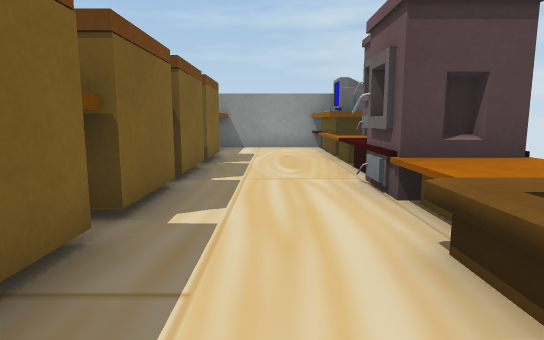
[1] (above)

13 first-person views from a walk through a 3-D level made in the Unity game engine. The camera is 0.51 m above the floor, tilts 8° down and sees 75° across. The floor is counted in squares, 0.5 m on a side. Each view is taken from the middle of a square. On the plan, view 1 faces up. The plan holds only what a view shows up to about 13 squares ahead; the rest is blank. Some surface patterns are stand-ins.

[2]
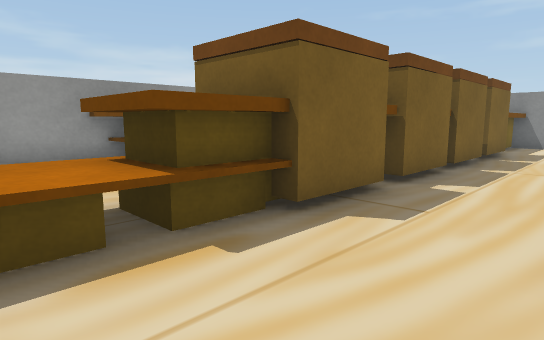

[3]
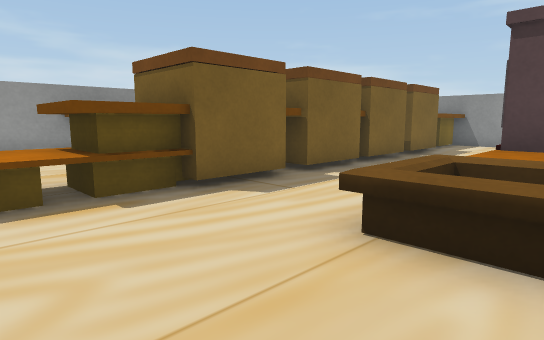

[4]
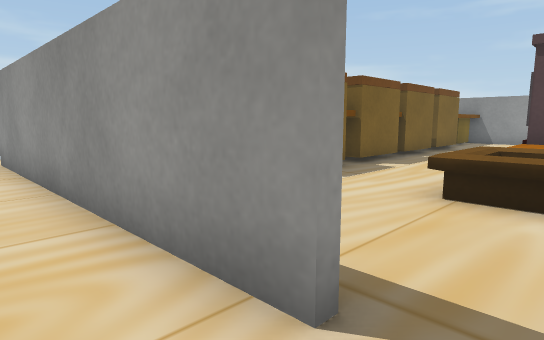

[5]
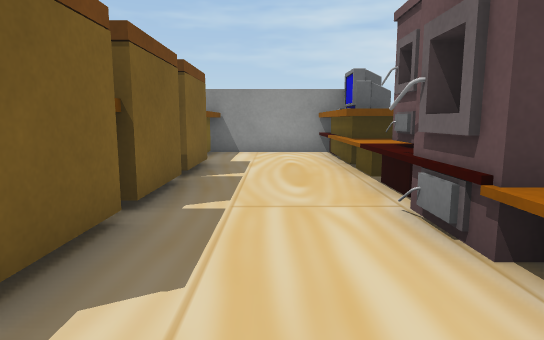

[6]
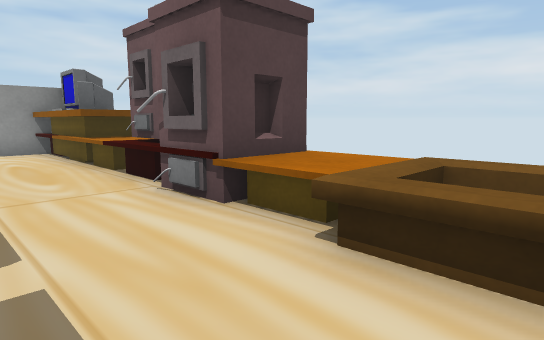

[7]
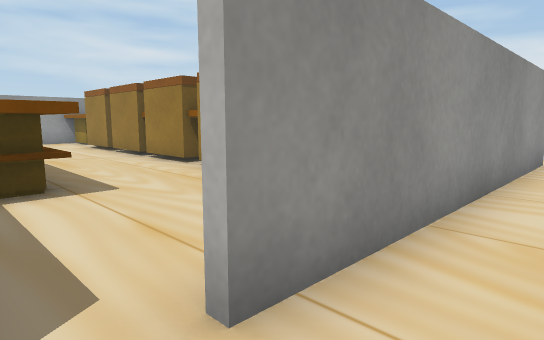

[8]
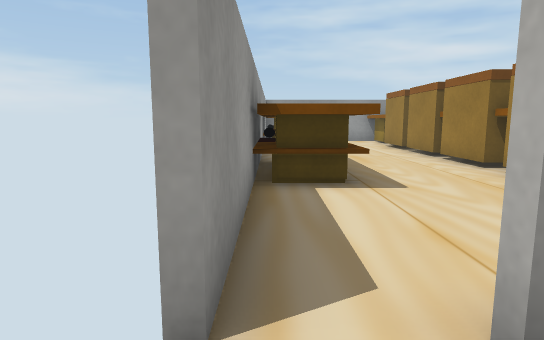

[9]
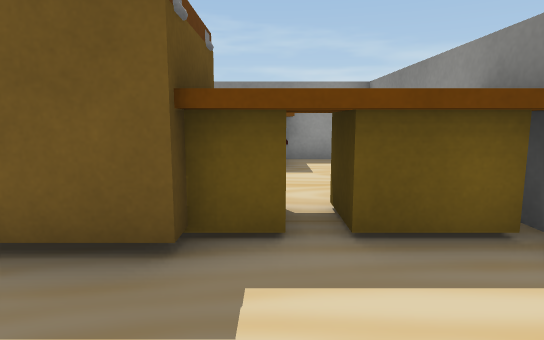

[10]
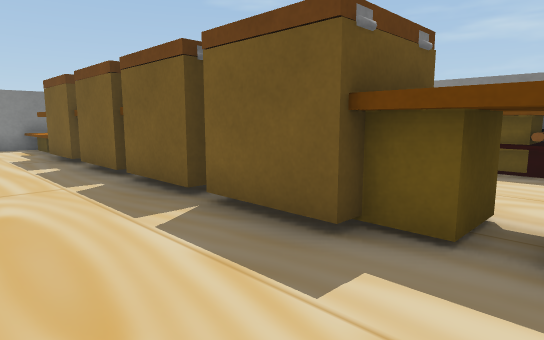

[11]
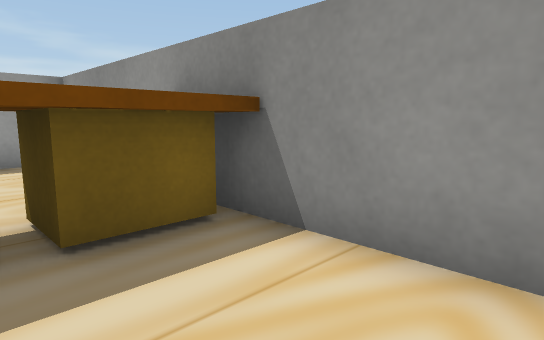

[12]
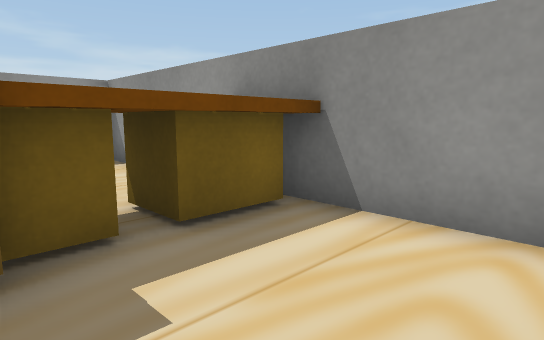

[13]
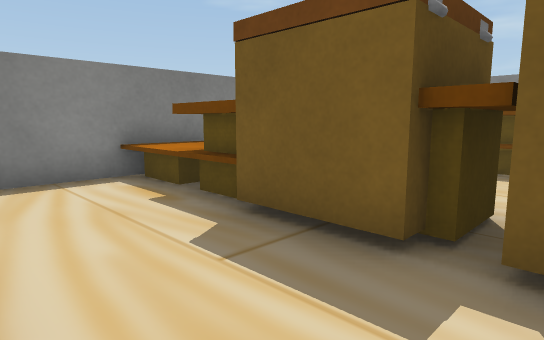

### Floor plan
Points are (right, up) in squares from view 1. A wall is a line through its corners. A room is listed if a view was taken in it or the views show most of it. See-through windows are left out.
Room 1 (views 1, 2, 3, 5, 6, 9, 10, 11, 12, 13)
walls: (-8.3, 0.5) (-8.3, -2.5); (2.4, 13.5) (-8.2, 13.5); (-4.4, -2.5) (0.2, -2.5); (-8.3, 12.6) (-8.3, 11.5)
low walls: (-1.9, -1.4) (-1.9, -2.2); (-1.6, -1.4) (-1.6, -2.5)
objects: desk (-8, 1) to (-7, 3); table (-8, 4); desk (-8, 5); desk (-8, 7) to (-8, 8); table (-8, 10); desk (-8, 10) to (-7, 11); desk (-3, -1) to (-2, 0); desk (-3, 3) to (-2, 3); other object (-3, 4) to (-2, 4); other object (-3, 6) to (-2, 6); other object (-3, 8) to (-2, 8); desk (-3, 9) to (-2, 10); desk (-3, 11) to (-2, 13); desk (-2, 1); other object (1, 1) to (3, 3); other object (2, 4); other object (2, 5) to (3, 6); other object (2, 7) to (3, 8); desk (2, 9) to (3, 13)
Room 2 (views 4, 7, 8)
walls: (2.1, -2.7) (-7, -2.7)

Positions as (right, up) in squares from view 1, and headings:
1: (0, 0), facing up
2: (1, -2), facing up-left
3: (3, -2), facing up-left
4: (3, -4), facing up-left
5: (0, 2), facing up
6: (-1, 1), facing up-right
7: (-8, -4), facing up-right
8: (-8, -4), facing up
9: (1, 11), facing left
10: (1, 12), facing down-left
11: (1, 11), facing up-left
12: (1, 10), facing up-left
13: (1, 4), facing down-left
